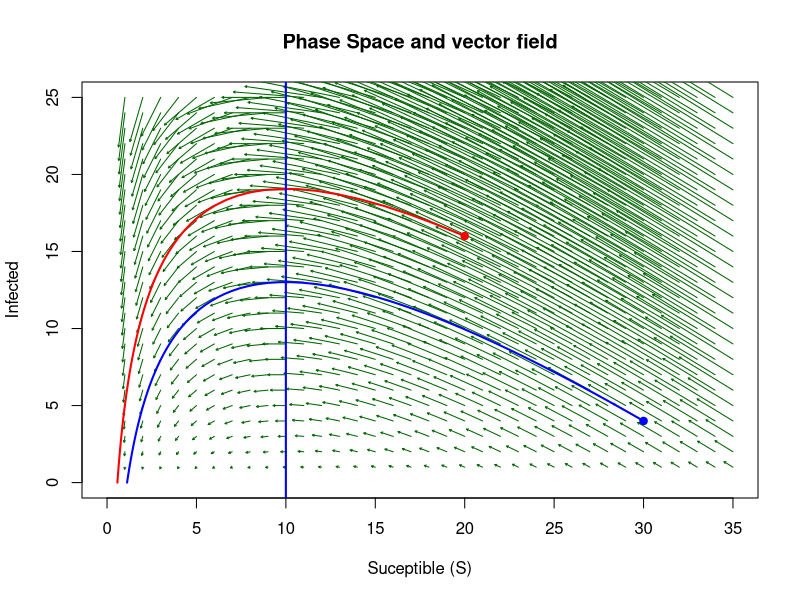
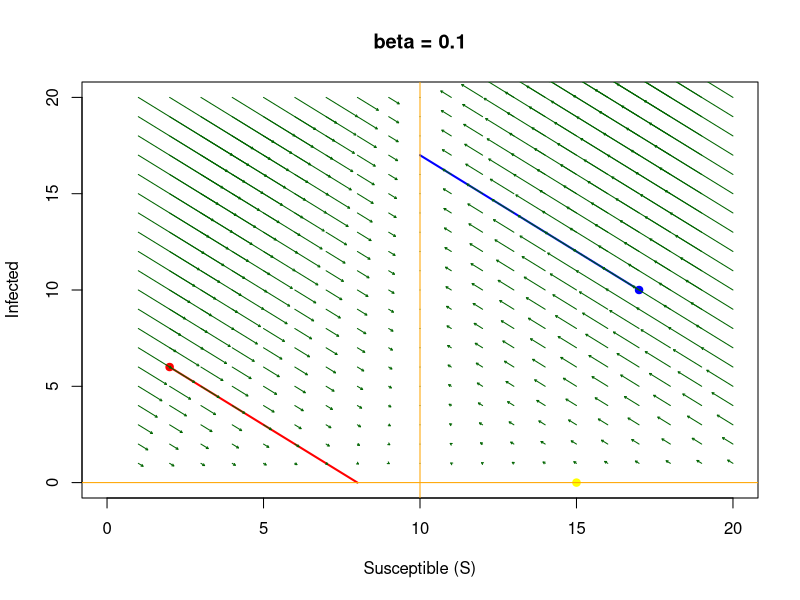
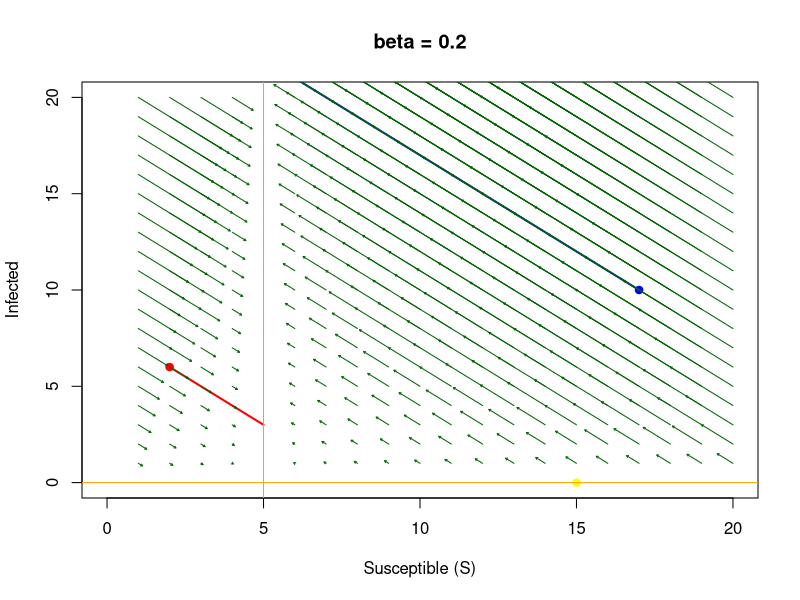

Here is the R script that generated these plots, in order:
## ---- chunk 1
knitr::opts_chunk$set(echo = TRUE)
## ---- chunk 2
library(deSolve)
library(ggplot2)
library(tidyr)
#?ode
## ---- chunk 3
# Parameters
p <- list(beta = 0.1, alpha = 1)

# Derivative
f <- function(t,N,p){
  S <- N[1]
  I <- N[2]
  dS <- -p$beta * S * I
  dI <- p$beta * S * I - p$alpha * I
  return(list(c(dS,dI)))
}

time_steps <- seq(0,50,0.05)

# Initial states
N0 <- c(30,4)
N1 <- c(20,16)

# Model solutions
out0 <- ode(y = N0, times = time_steps, func = f, parms = p, method = c("ode45"))
out1 <- ode(y = N1, times = time_steps, func = f, parms = p, method = c("ode45"))


# Sequences for the vector field
N0.g <- seq(1,35,1)#S
N1.g <- seq(1,25,1)#I

# Empty plot
plot(NA, xlab = "Suceptible (S)", ylab="Infected", xlim=c(0,35), ylim=c(0,25), main = "Phase Space and vector field")

# Draw each arrow
for (i in 1:length(N0.g)){
  for (j in 1:length(N1.g)){
    S <- N0.g[i]
    I <- N1.g[j]
    dS <- -p$beta * S * I
    dI <- p$beta * S * I - p$alpha * I
    arrows(S, I, S+dS/7, I+dI/7, length = 0.02, col = "darkgreen")
  }
}

# Trajectories and start point
lines(x = out0[,2], y = out0[,3], col='blue', lwd = 2)
points(N0[1],N0[2],pch=19,cex=1,col='blue')

lines(x = out1[,2], y = out1[,3], col='red', lwd = 2)
points(N1[1],N1[2],pch=19,cex=1,col='red')

abline(v=p$alpha/p$beta, col = "blue", lwd = 2)

## ---- chunk 4
# Do not display warning messages (for arrows of length 0)
defaultW <- getOption("warn") 
options(warn = -1) 
## ---- chunk 5

p <- list(beta = 0.1, alpha = 1)

f2 <- function(t,N,p){
  S <- N[1]
  I <- N[2]
  dS <- -p$beta * S * I + p$alpha * I
  dI <- p$beta * S * I - p$alpha * I
  return(list(c(dS,dI)))
}

time_steps <- seq(0,50,0.05)

# Initial states
# S - I
N0 <- c(17,10)
N1 <- c(2,6)
N2 <- c(15,0)

# Models solutions
out20 <- ode(y = N0, times = time_steps, func = f2, parms = p, method = c("ode45"))
out21 <- ode(y = N1, times = time_steps, func = f2, parms = p, method = c("ode45"))
out22 <- ode(y = N2, times = time_steps, func = f2, parms = p, method = c("ode45"))

# Ranges for the vector field
N1.g <- seq(1,20,1)#S
N2.g <- seq(1,20,1)#I


plot(NA, xlab = "Susceptible (S)", ylab="Infected", xlim=c(0,20), ylim=c(0,20), main = "beta = 0.1")

lines(x = out20[,2], y = out20[,3], col='blue', lwd = 2)
points(N0[1],N0[2],pch=19,cex=1,col='blue')

lines(x = out21[,2], y = out21[,3], col='red', lwd = 2)
points(N1[1],N1[2],pch=19,cex=1,col='red')

lines(x = out22[,2], y = out22[,3], col='yellow', lwd = 2)
points(N2[1],N2[2],pch=19,cex=1,col='yellow')

# Vector field
for (i in 1:length(N1.g)){
  for (j in 1:length(N2.g)){
    S <- N1.g[i]
    I <- N2.g[j]
    dS <- -p$beta * S * I + p$alpha * I
    dI <- p$beta * S * I - p$alpha * I
    
    arrows(S, I, S+dS/6, I+dI/6, length = 0.02, col = "darkgreen")
    
  }
}
abline(v=p$alpha/p$beta, col = "orange")
abline(a=0, b=0, col = "orange")

## ---- chunk 6
p <- list(beta = 0.2, alpha = 1)

f2 <- function(t,N,p){
  S <- N[1]
  I <- N[2]
  dS <- -p$beta * S * I + p$alpha * I
  dI <- p$beta * S * I - p$alpha * I
  return(list(c(dS,dI)))
}

time_steps <- seq(0,50,0.05)

# Initial states
# S - I
N0 <- c(17,10)
N1 <- c(2,6)
N2 <- c(15,0)

# Model solutions
out20 <- ode(y = N0, times = time_steps, func = f2, parms = p, method = c("ode45"))
out21 <- ode(y = N1, times = time_steps, func = f2, parms = p, method = c("ode45"))
out22 <- ode(y = N2, times = time_steps, func = f2, parms = p, method = c("ode45"))

# Ranges for the vector field
N1.g <- seq(1,20,1)#S
N2.g <- seq(1,20,1)#I


plot(NA, xlab = "Susceptible (S)", ylab="Infected", xlim=c(0,20), ylim=c(0,20), main = "beta = 0.2")

lines(x = out20[,2], y = out20[,3], col='blue', lwd = 2)
points(N0[1],N0[2],pch=19,cex=1,col='blue')

lines(x = out21[,2], y = out21[,3], col='red', lwd = 2)
points(N1[1],N1[2],pch=19,cex=1,col='red')

lines(x = out22[,2], y = out22[,3], col='yellow', lwd = 2)
points(N2[1],N2[2],pch=19,cex=1,col='yellow')

# Vector field
for (i in 1:length(N1.g)){
  for (j in 1:length(N2.g)){
    S <- N1.g[i]
    I <- N2.g[j]
    dS <- -p$beta * S * I + p$alpha * I
    dI <- p$beta * S * I - p$alpha * I
    arrows(S, I, S+dS/6, I+dI/6, length = 0.02, col = "darkgreen")
  }
}

abline(v=p$alpha/p$beta, col = "orange")
abline(a=0, b=0, col = "orange")
## ---- chunk 7
options(warn = defaultW)
